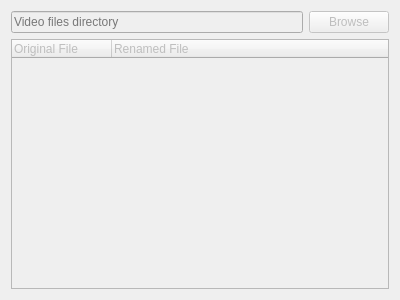
<?xml version="1.0" encoding="UTF-8"?>
<ui version="4.0">
 <class>SeasonWidget</class>
 <widget class="QWidget" name="SeasonWidget">
  <property name="enabled">
   <bool>false</bool>
  </property>
  <property name="geometry">
   <rect>
    <x>0</x>
    <y>0</y>
    <width>400</width>
    <height>300</height>
   </rect>
  </property>
  <property name="windowTitle">
   <string>Form</string>
  </property>
  <layout class="QVBoxLayout" name="verticalLayout">
   <item>
    <layout class="QHBoxLayout" name="horizontalLayout">
     <item>
      <widget class="QLineEdit" name="textDirectory">
       <property name="toolTip">
        <string>&lt;html&gt;&lt;head/&gt;&lt;body&gt;&lt;p&gt;Enter the directory of the video files so they can be renamed.&lt;/p&gt;&lt;/body&gt;&lt;/html&gt;</string>
       </property>
       <property name="placeholderText">
        <string>Video files directory</string>
       </property>
      </widget>
     </item>
     <item>
      <widget class="QPushButton" name="btnBrowse">
       <property name="text">
        <string>Browse</string>
       </property>
      </widget>
     </item>
    </layout>
   </item>
   <item>
    <widget class="QTreeWidget" name="treeEpisodes">
     <column>
      <property name="text">
       <string>Original File</string>
      </property>
     </column>
     <column>
      <property name="text">
       <string>Renamed File</string>
      </property>
     </column>
    </widget>
   </item>
  </layout>
 </widget>
 <resources/>
 <connections/>
</ui>
